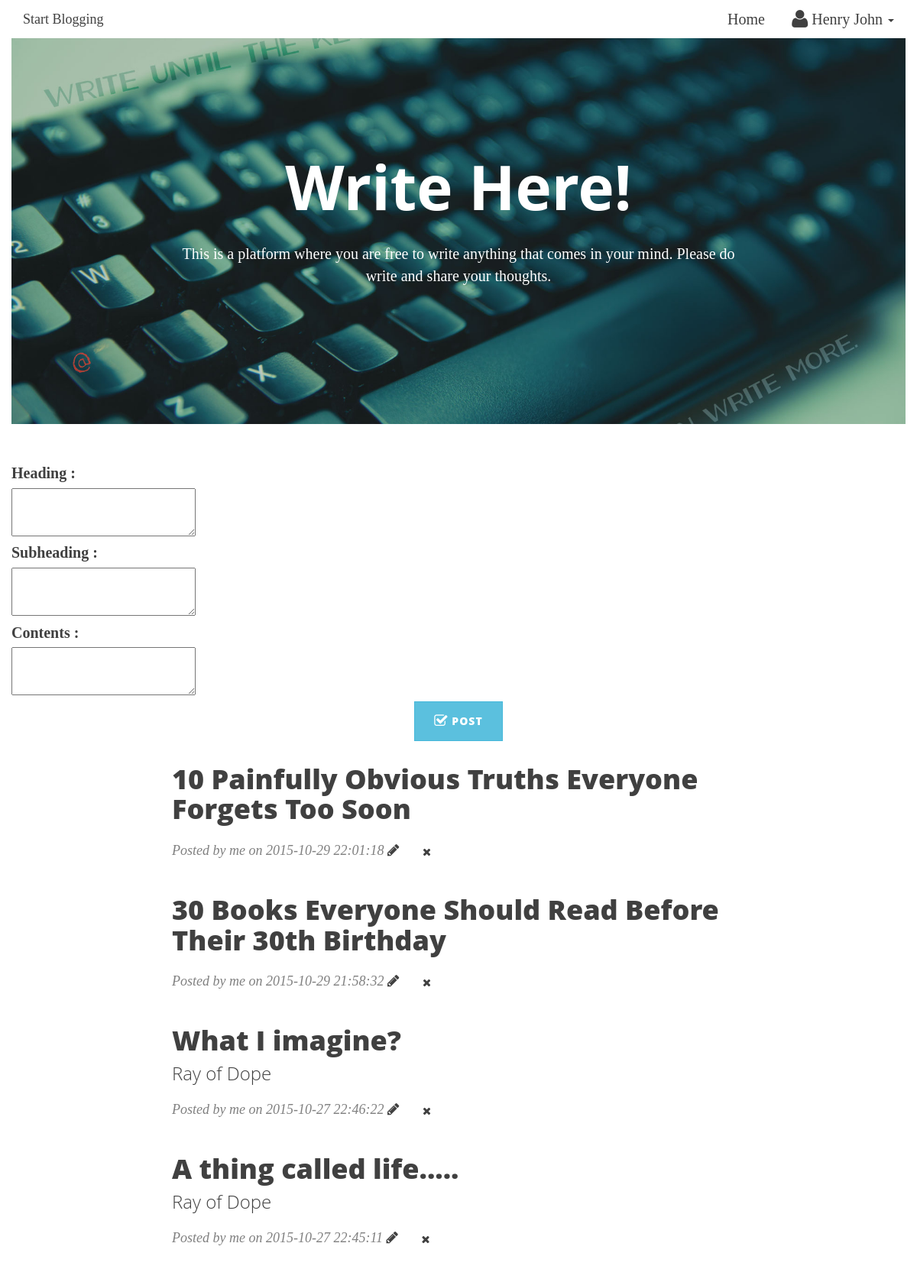
The app's page /dashboard.php (signed in) with its own data.
### tables this page shows
CREATE TABLE IF NOT EXISTS `user` (
  `user_id` int(10) NOT NULL,
  `fullname` varchar(25) NOT NULL,
  `email` varchar(25) NOT NULL,
  `city` text NOT NULL,
  `country` text NOT NULL,
  `username` varchar(25) NOT NULL,
  `password` varchar(25) NOT NULL
);

CREATE TABLE IF NOT EXISTS `contents` (
  `post_id` int(11) NOT NULL,
  `user_id` int(11) NOT NULL,
  `name` varchar(25) NOT NULL,
  `contents` longtext NOT NULL,
  `date` varchar(50) NOT NULL,
  `heading` varchar(500) NOT NULL,
  `subheading` varchar(200) NOT NULL
);

### session.php (called while the page is built, shortened)
<?php
$session_id=$_SESSION['id'];
?>

### dashboard.php (the view, shortened to what this page needs)
<!DOCTYPE html>
<html>
<head>
	<link rel="stylesheet" href="ckeditor/css/samples.css">
	<link rel="stylesheet" href="ckeditor/toolbarconfigurator/lib/codemirror/neo.css">
	<link href="css/bootstrap.min.css" rel="stylesheet">
    <link href="css/clean-blog.min.css" rel="stylesheet">
			<link href="bootstrap/css/font-awesome.css" rel="stylesheet" media="screen">
</head>
<?php  include('session.php'); ?>
<body>
        <div class="container-fluid">
            <div class="navbar-header page-scroll">
                <a class="navbar-brand" href="userblog.php">Start Blogging</a>
            </div>
            <div class="collapse navbar-collapse" id="bs-example-navbar-collapse-1">
                <ul class="nav navbar-nav navbar-right">
				<?php $query= mysql_query("select * from user where user_id = '$session_id'")or die(mysql_error());
								$row = mysql_fetch_array($query);
						?>
                    <li>
                        <a href="userblog.php">Home</a>
                    </li>
                    <li class="dropdown">
                                <a href="#" role="button" class="dropdown-toggle" data-toggle="dropdown"> <i class="icon-user icon-large"></i><?php echo $row['fullname'];  ?> <i class="caret"></i>
                                </a>
                            </li>
                </ul>
            </div>
			<header class="intro-header" style="background-image: url('img/write.jpg')">
			<div class="container">
            <div class="row">
                <div class="col-lg-8 col-lg-offset-2 col-md-10 col-md-offset-1">
                    <div class="site-heading">
				<center><h1><b>Write Here!</b></h1></center>
			   <p> <center>This is a platform where you are free to write anything that comes in your mind. Please do write and share your thoughts.
				</center></p>
		</div>
		</div>
		</div>
		</div>
	</header>
<header class="header-a">
	<div class="grid-container">
			<div class="grid-width-100">
					<form method="post">
					      <div><label for='title'>Heading :  </label><br>
                                <textarea name="heading"></textarea></div>
						<div> <label for='title'>Subheading : </label><br/>
                                <textarea name="subheading"></textarea></div>
							<label for='title'>Contents : </label><br/>	<textarea name="content" id="editor"></textarea>
								<br/>
								<center><button name="post" class="btn btn-info"><i class="icon-check icon-large"></i> Post</button></center>
						</form>
			</div>
		</div>
</header>
    <div class="container">
        <div class="row">
            <div class="col-lg-8 col-lg-offset-2 col-md-10 col-md-offset-1">
			<?php
								 $query_content = mysql_query("select * from contents
																	where user_id = '$session_id'   order by date DESC
																	")or die(mysql_error());
								 while($row = mysql_fetch_array($query_content)){
								 $id = $row['post_id'];
			 ?>
<form method="post">
			   <div class="post-preview">
                    <a href="post.php<?php echo '?id='.$id; ?>">
                        <h2 class="post-title">
                            <?php echo $row['heading']; ?>
                        </h2>
                        <h3 class="post-subtitle">
                           <?php echo $row['subheading']; ?>
                        </h3>
                    </a>
					<p class="post-meta">Posted by me on <?php echo $row['date']; ?>
					 <a  href="edit_post.php<?php echo '?id='.$id; ?>" ><i class="icon-pencil"></i> </a>
				     <a class="btn btn-link" href="remove_post.php<?php echo '?id='.$id; ?>" ><i class="icon-remove"></i> </a>
					 	</p>
						</div>
						</form>
								<?php } ?>
            </div>
        </div>
    </div>
	<?php include('script.php'); ?>
</body>
</html>

### records on screen
user: fullname "Henry John"
contents: heading "10 Painfully Obvious Truths Everyone Forgets Too Soon", date "2015-10-29 22:01:18"
contents: heading "30 Books Everyone Should Read Before Their 30th Birthday", date "2015-10-29 21:58:32"
contents: heading "What I imagine?", subheading "Ray of Dope", date "2015-10-27 22:46:22"
contents: heading "A thing called life.....", subheading "Ray of Dope", date "2015-10-27 22:45:11"
